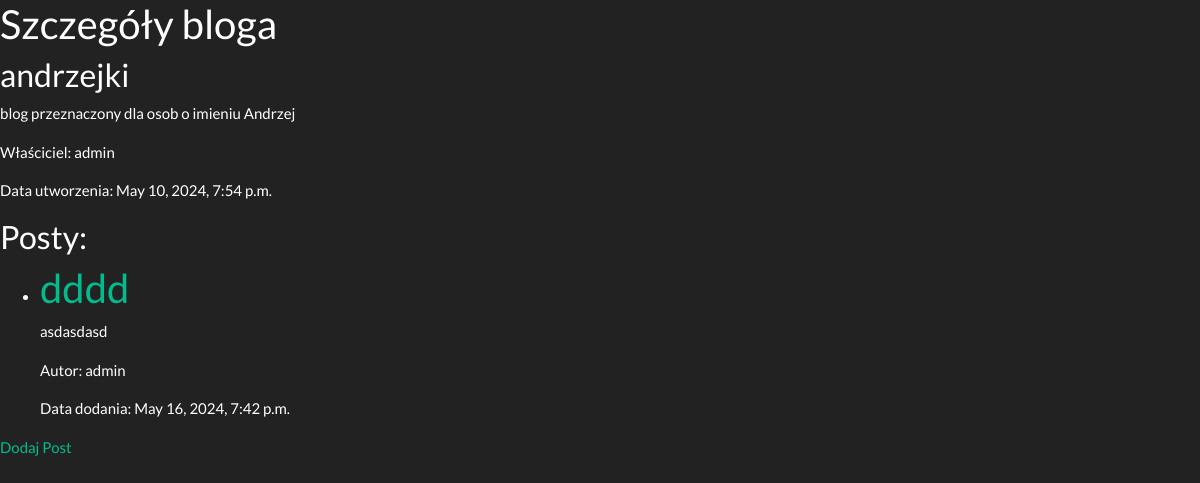
/blogs/2/ (signed in), run on an earlier commit of the app's database.
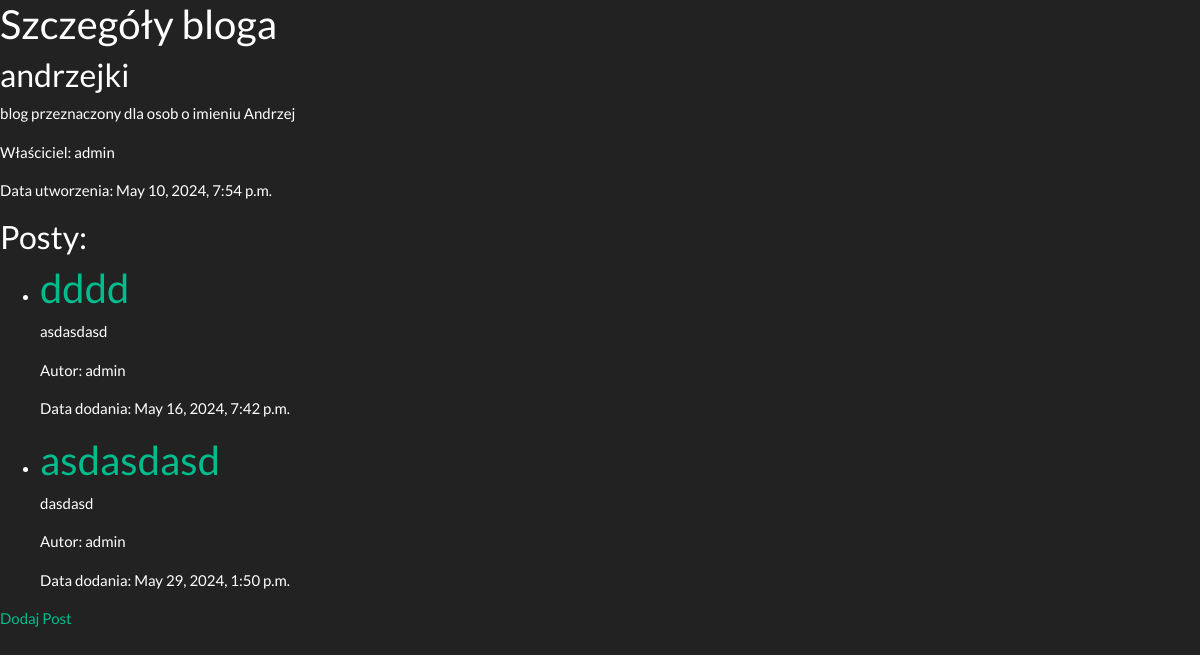
And on a later commit of the database.
### mainapp/models.py (models this page shows)
class Post(models.Model):
    VISIBILITY_CHOICES = (
        ('public', 'Publiczny'),
        ('private', 'Prywatny'),
    )
    title = models.CharField(max_length=255)
    content = models.TextField(max_length=2000)
    author = models.ForeignKey(User, on_delete=models.CASCADE)
    date_of_creation = models.DateTimeField(auto_now_add=True)
    visibility = models.CharField(max_length=20)
    password = models.CharField(max_length=255, null=True, blank=True)
    image = models.ImageField(upload_to='images/', null=True, blank=True)
    blog = models.ForeignKey(Blog, on_delete=models.CASCADE)

### mainapp/views.py (the view, shortened to what this page needs)
# urls.py: path('blogs/<int:blog_id>/', views.blog_details, name='blog_details'),
@login_required
def blog_details(request, blog_id):
    blog = get_object_or_404(Blog, pk=blog_id)
    posts = Post.objects.filter(blog=blog)
    comment_form = CommentCreationForm()
    return render(request, 'blog_details.html',
                  {'blog': blog, 'posts': posts, 'comment_form': comment_form})

### mainapp/templates/blog_details.html (shortened to what this page needs)
<!DOCTYPE html>
<html lang="en">
<head>
    <link rel="stylesheet" href="https://cdn.jsdelivr.net/npm/bootswatch@4.5.2/dist/darkly/bootstrap.min.css">
</head>
<body>
    <h2>Szczegóły bloga</h2>
    <h3>{{ blog.title }}</h3>
    <p>{{ blog.description }}</p>
    <p>Właściciel: {{ blog.owner }}</p>
    <p>Data utworzenia: {{ blog.date_of_creation }}</p>
    <h3>Posty:</h3>
    <ul>
        {% for post in posts %}
            <li>
                <h2><a href="{% url 'post_details' post.id %}">{{ post.title }}</a></h2>
                <p>{{ post.content }}</p>
                <p>Autor: {{ post.author }}</p>
                <p>Data dodania: {{ post.date_of_creation }}</p>
            </li>
        {% empty %}
            <li>Brak postów.</li>
        {% endfor %}
    </ul>
    <div class="container_button">
        <a class="button_1" href="{% url 'add_post' blog_id=blog.id %}" >Dodaj Post</a>
    </div>
</body>
</html>

What changed in the data, as far as the page shows it:
added Post: title "asdasdasd", content "dasdasd", author "admin", date_of_creation "May 29, 2024, 1:50 p.m."
